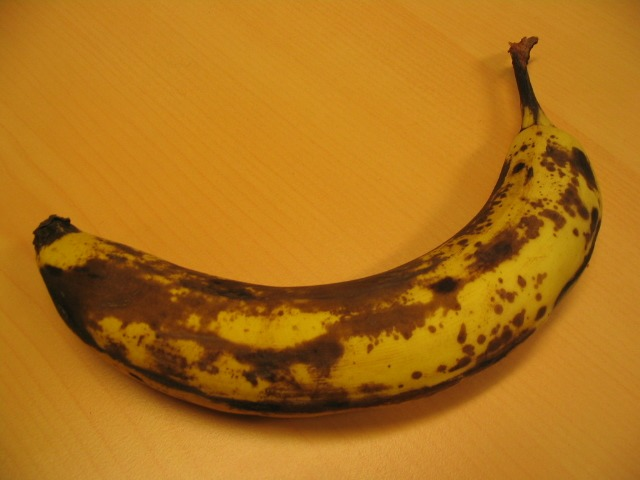
#> input picture images/banana1.jpg, 640 x 480 px
$ python -i grab.py   (imports and definitions only)
#> lines starting #> are read from the running program, lines starting #| are printed output that depends on the picture; after the words box and inside, x2 and y2 are one past the last pixel; in counts of white or black regions, pixels touching at a corner belong together
import matplotlib.pyplot as plt
import numpy as np
import cv2
from matplotlib import pyplot as plt
from grabcut import GrabCut

def checkout(x,p):
	if x>p:
		return p
	if x<0:
		return 0
	return x

def algo_grabcut(filename,foreground=[],background=[],pos1x=1,pos1y=1,pos2x=511,pos2y=511,times=5, algo=True):
#> called with filename = 'images/banana1.jpg', pos1x = 1, pos1y = 1, pos2x = 511, pos2y = 511, times = 5, algo = True
	img = cv2.imread(filename)
#> img is the input picture: shape (480, 640, 3); mean B, G, R 25.2, 113.9, 175.1
	mask = np.zeros(img.shape[:2],np.uint8)
	[height,width] = img.shape[:2]
#> height = 480; width = 640
	pos1x, pos1y = checkout(pos1x,width-1), checkout(pos1y,height-1)
#> pos1x = 1; pos1y = 1
	pos2x, pos2y = checkout(pos2x,width-1), checkout(pos2y,height-1)
#> pos2x = 511; pos2y = 479
	mask[min(pos1y,pos2y):max(pos1y,pos2y)+1,min(pos1x,pos2x):max(pos1x,pos2x)+1]=3
	for y1,x1,y2,x2 in foreground:
		x1,y1 = checkout(x1,height-1), checkout(y1,width-1)
		x2,y2 = checkout(x2,height-1), checkout(y2,width-1)
		if x1==x2:
				mask[x1,min(y1,y2):max(y1,y2)+1] = 1
		else:
			k = (y1-y2)/(x1-x2)
			if (x1 < x2):
				x,y = x1,y1
			else:
				x,y = x2,y2
			while True:
				mask[x,y] = 1
				x = x+1
				y = checkout(int(round(y+k)),width-1)
				if x>max(x1,x2):
					break
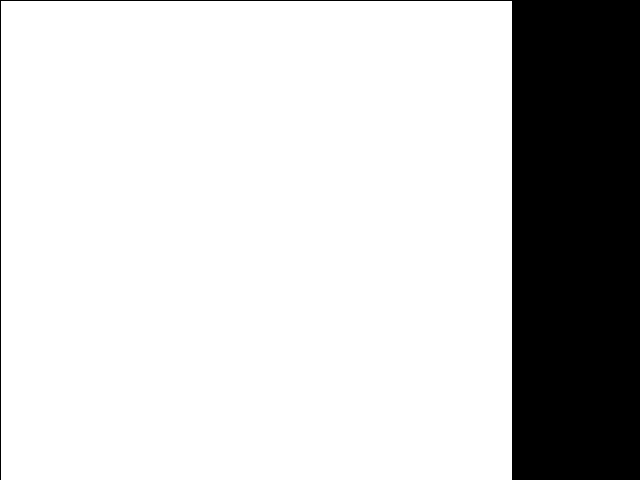
#> mask: shape (480, 640); values 0 (black) and 3 (white), 79.7% white; 1 black region, box (x1, y1, x2, y2) and area: (0, 0, 640, 480) 62431
	for y1,x1,y2,x2 in background:
		x1,y1 = checkout(x1,height-1), checkout(y1,width-1)
		x2,y2 = checkout(x2,height-1), checkout(y2,width-1)
		if x1==x2:
				mask[x1,min(y1,y2):max(y1,y2)+1] = 0
		else:
			k = (y1-y2)/(x1-x2)
			if (x1 < x2):
				x,y = x1,y1
			else:
				x,y = x2,y2
			while True:
				mask[x,y] = 0
				x = x+1
				y = checkout(int(round(y+k)),height-1)
				if x>max(x1,x2):
					break
	if algo is True:
		rect=(0,0,0,0)
		bgdModel = np.zeros((1,65),np.float64)
		fgdModel = np.zeros((1,65),np.float64)
		cv2.grabCut(img,mask,rect,bgdModel,fgdModel,times,cv2.GC_INIT_WITH_MASK)
		mask2 = np.where((mask==2)|(mask==0),0,1).astype('uint8')
		im = img*mask2[:,:,np.newaxis]
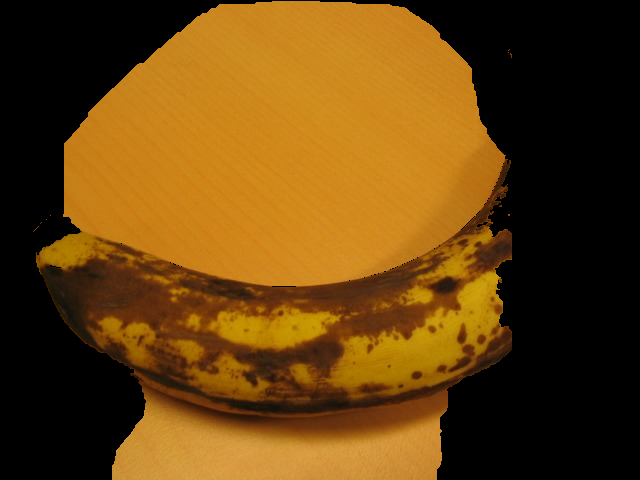
#> im: shape (480, 640, 3); mean B, G, R 13.9, 65.1, 100.9
		im += 255*(1-cv2.cvtColor(mask2, cv2.COLOR_GRAY2BGR))
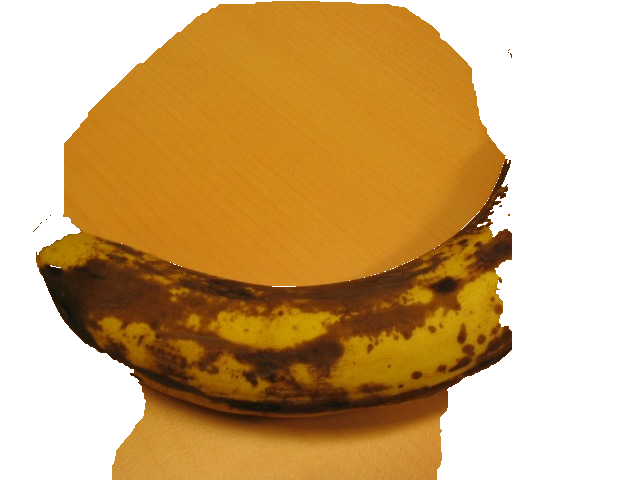
#> im: shape (480, 640, 3); mean B, G, R 119.7, 170.9, 206.7
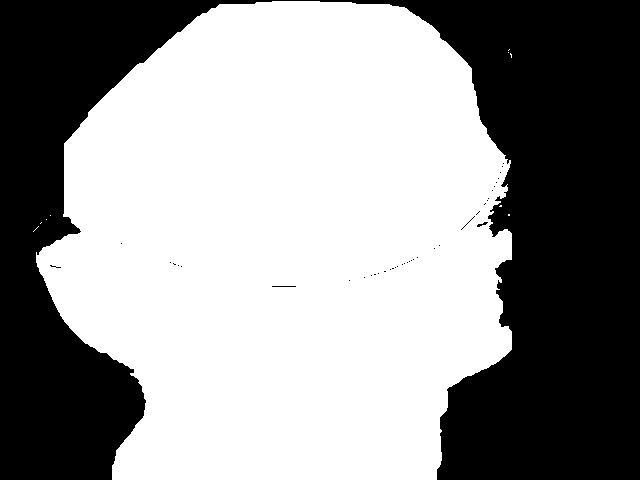
#> mask2: shape (480, 640); values 0 (black) and 1 (white), 58.5% white; 40 black regions (37 under 20 px), largest, box (x1, y1, x2, y2) and area: (0, 0, 640, 480) 127377, (477, 222, 488, 227) 24, (272, 286, 296, 287) 24
		cv2.imwrite('out.png',im)
	else:
		rect=(0,0,0,0)
		bgdModel = np.zeros((1,65),np.float64)
		fgdModel = np.zeros((1,65),np.float64)
		cv2.grabCut(img,mask,rect,bgdModel,fgdModel,times,cv2.GC_INIT_WITH_MASK)
		mask2 = np.where((mask==2)|(mask==0),0,1).astype('uint8')
		im = img*mask2[:,:,np.newaxis]
		im += 255*(1-cv2.cvtColor(mask2, cv2.COLOR_GRAY2BGR))
		I_orig = im.copy()
		cv2.imwrite('out.png',im)

		# I_orig = cv2.imread('out.png')
		mask1 = np.zeros(img.shape[:2],np.uint8)
		mask1[mask==1] = 3
		mask1[mask==2] = 1
		mask1[mask==3] = 2
		X = []
		Y = []
		Z = []
		for i in [1,5,10]:
			I_seg = GrabCut(filename, mask1,i,5,50)
			print(str(i))
			ans = np.linalg.norm(I_seg - I_orig)
			perc = ans/np.linalg.norm(I_orig)
			X.append(i)
			Y.append(ans)
			Z.append((1-perc)*100)
		plt.plot(X,Y)
		plt.xlabel('Number of iterations')
		plt.ylabel('Error between OpenCV and My implementation')
		plt.show()
		plt.plot(X,Z)
		plt.xlabel('Number of Gamma Components')
		plt.ylabel('Percentage Accuracy')
		plt.show()
	return True

>>> result = algo_grabcut('images/banana1.jpg')

$ run again, on images/banana2.jpg
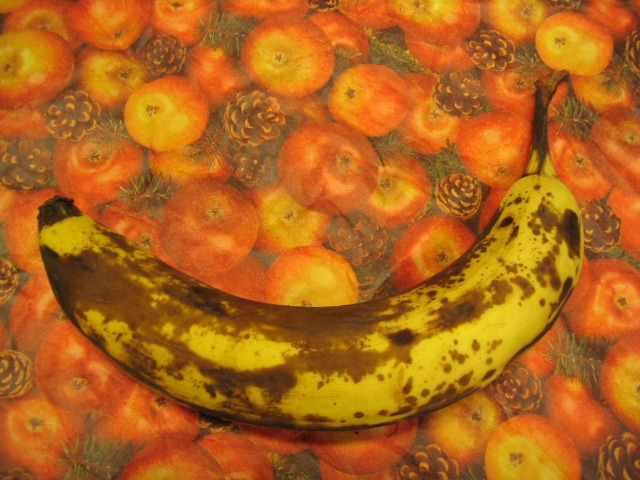
#> input picture images/banana2.jpg, 640 x 480 px
#> in algo_grabcut, img is the input picture: shape (480, 640, 3); mean B, G, R 26.2, 101.2, 178.3
#> in algo_grabcut, `im += 255*(1-cv2.cvtColor(mask2, cv2.COLOR_GRAY2BGR))`:
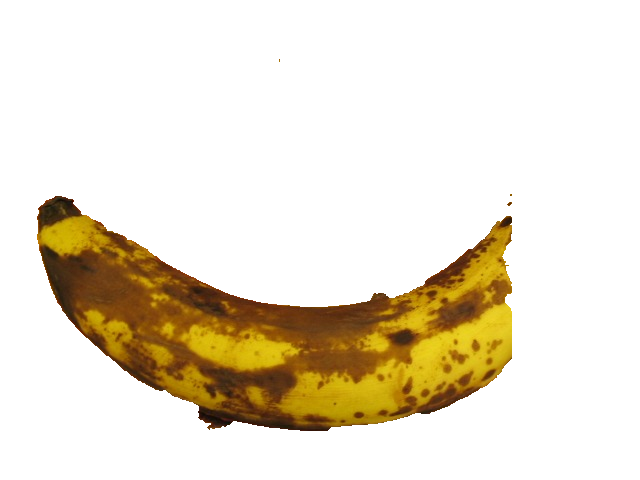
#> im: shape (480, 640, 3); mean B, G, R 207.6, 225.2, 234
#> in algo_grabcut, `im += 255*(1-cv2.cvtColor(mask2, cv2.COLOR_GRAY2BGR))`:
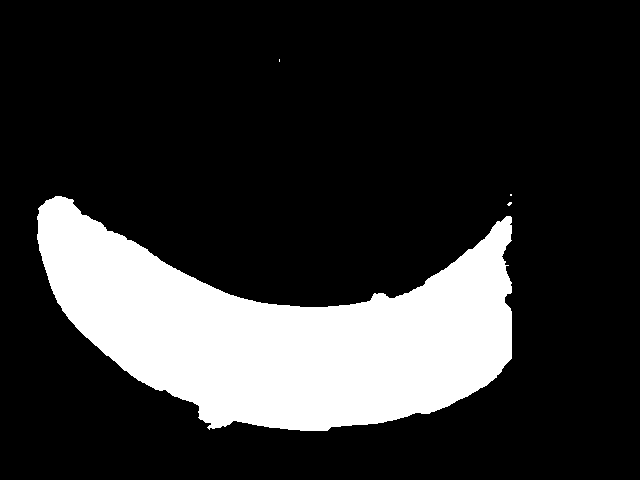
#> mask2: shape (480, 640); values 0 (black) and 1 (white), 19.6% white; 4 white regions (3 under 20 px), largest, box (x1, y1, x2, y2) and area: (37, 196, 512, 431) 60202

$ run again, on images/banana3.jpg
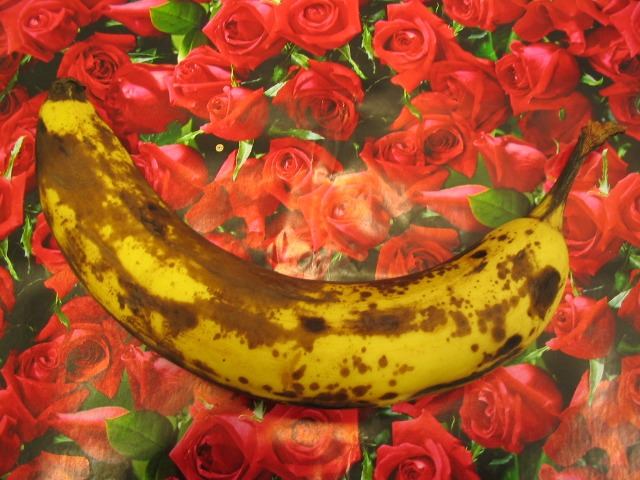
#> input picture images/banana3.jpg, 640 x 480 px
#> in algo_grabcut, img is the input picture: shape (480, 640, 3); mean B, G, R 36.8, 81.8, 169.8
#> in algo_grabcut, `im += 255*(1-cv2.cvtColor(mask2, cv2.COLOR_GRAY2BGR))`:
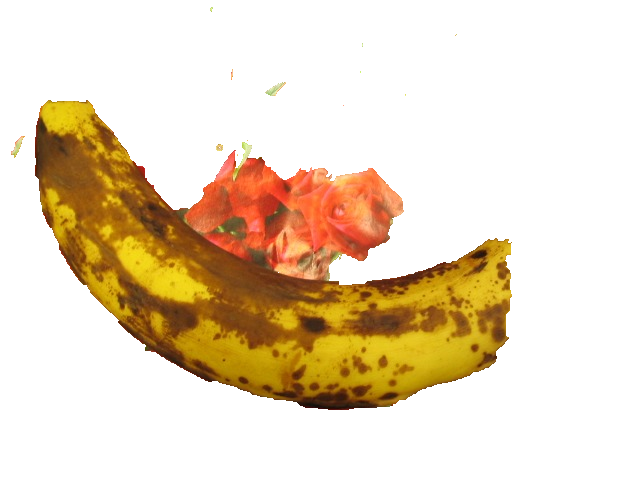
#> im: shape (480, 640, 3); mean B, G, R 192.8, 216.7, 233.8
#> in algo_grabcut, `im += 255*(1-cv2.cvtColor(mask2, cv2.COLOR_GRAY2BGR))`:
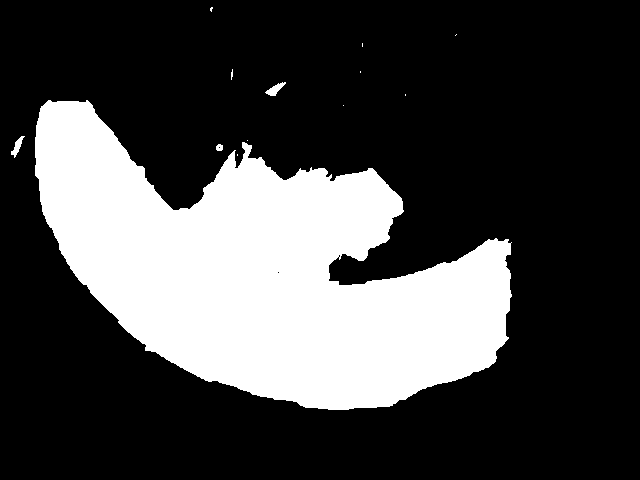
#> mask2: shape (480, 640); values 0 (black) and 1 (white), 27.2% white; 13 white regions (9 under 20 px), largest, box (x1, y1, x2, y2) and area: (35, 100, 512, 410) 83226, (265, 82, 286, 96) 130, (11, 136, 25, 158) 115, (216, 144, 223, 151) 41

$ run again, on images/book.jpg
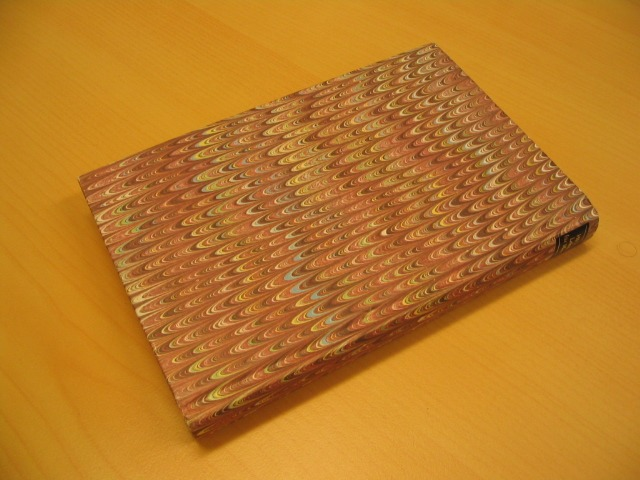
#> input picture images/book.jpg, 640 x 480 px
#> in algo_grabcut, img is the input picture: shape (480, 640, 3); mean B, G, R 38.9, 122.9, 187.2
#> in algo_grabcut, `im += 255*(1-cv2.cvtColor(mask2, cv2.COLOR_GRAY2BGR))`:
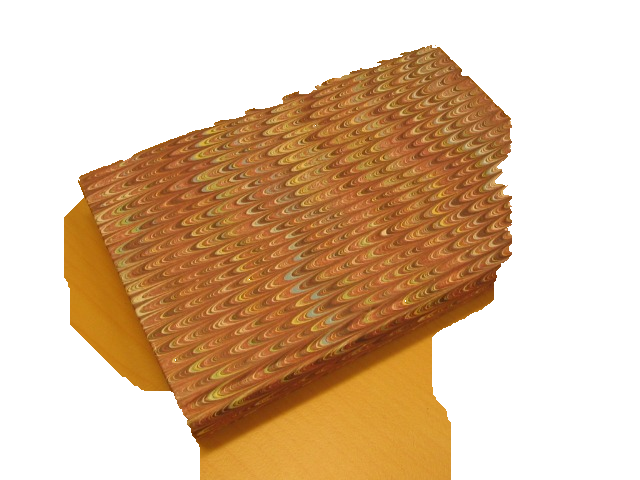
#> im: shape (480, 640, 3); mean B, G, R 160.1, 189.8, 219.4
#> in algo_grabcut, `im += 255*(1-cv2.cvtColor(mask2, cv2.COLOR_GRAY2BGR))`:
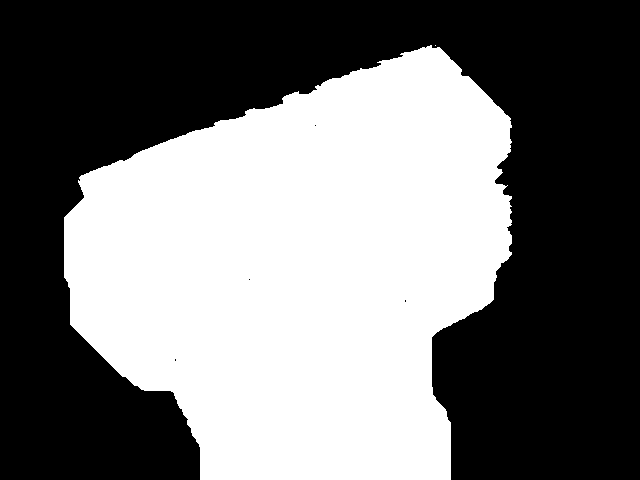
#> mask2: shape (480, 640); values 0 (black) and 1 (white), 45.4% white; 2 white regions (1 under 20 px), largest, box (x1, y1, x2, y2) and area: (64, 45, 512, 480) 139531
